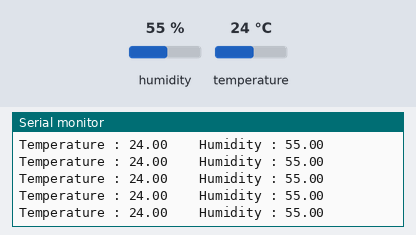
Bench run of a sketch on a simulated ESP32. Shown: the last lines printed to the serial monitor. Inputs (shaded band) come from the test bench; at power-on: humidity 55 %, temperature 24 °C. WiFi joins after 1.5 s; servers stay silent unless stated.

Above: at 3.0 s.
3.1 s: humidity set to 22 %
At 4.01 s:
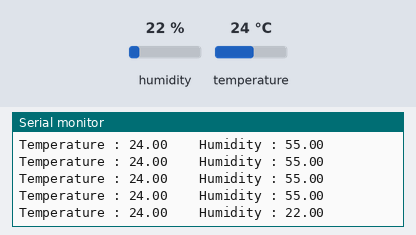
4.6 s: temperature set to 12 °C
At 4.61 s:
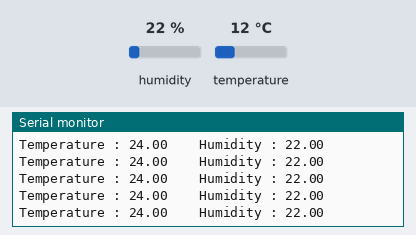
6.1 s: humidity set to 40 %
At 6.11 s:
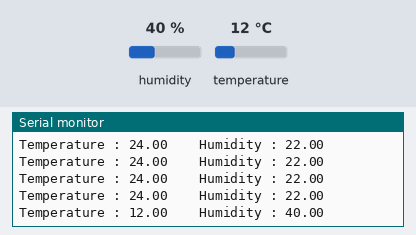
Timing chart, 0 to 9.1 s (numbered marks = the images above; inputs shaded):
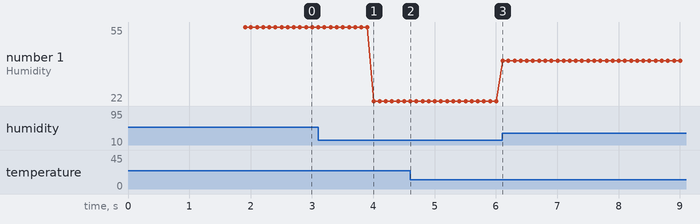

Measured:
- after the input at 3.1 s, the serial monitor: prints a new line after 0.91 s (image 1)
- after the input at 6.1 s, the serial monitor: prints a new line at once (image 3)
- plotted number 1: 55 → 22 after the input at 3.1 s, 22 → 40 after the input at 6.1 s

The sketch:

blynk_dht22.ino
```cpp
#define BLYNK_PRINT Serial // Blynk kütüphanesi debug (hata ayıklama) çıktılarının Serial monitörde görüntülenmesi için tanımlama

#define BLYNK_TEMPLATE_ID "" // Blynk şablon kimliği
#define BLYNK_TEMPLATE_NAME "Sıcaklık ve Nem Sensör" // Blynk şablon adı
#define BLYNK_AUTH_TOKEN "" // Blynk kimlik doğrulama anahtarı

#include <WiFi.h> // WiFi kütüphanesini ekler
#include <BlynkSimpleEsp32.h> // ESP32 için Blynk kütüphanesini ekler
#include <DHT.h> // DHT sensör kütüphanesini ekler

char auth[] = BLYNK_AUTH_TOKEN; // Blynk kimlik doğrulama anahtarını değişkene atar

char ssid[] = "";  // WiFi adı
char pass[] = "";  // WiFi şifresi

BlynkTimer timer; // Blynk zamanlayıcısı oluşturur

#define DHTPIN 5 // DHT sensörünün veri pini, NODE MCU'da D2 pinine bağlı
#define DHTTYPE DHT22 // DHT sensör tipi DHT22 olarak tanımlanır
DHT dht(DHTPIN, DHTTYPE); // DHT sensör nesnesi oluşturulur

// Sensör verilerini okuyan ve Blynk sunucusuna gönderen fonksiyon
void sendSensor()
{
  float h = dht.readHumidity(); // Nem değerini okur
  float t = dht.readTemperature(); // Sıcaklık değerini okur (Fahrenheit için dht.readTemperature(true) kullanılır)

  if (isnan(h) || isnan(t)) { // Eğer okuma başarısız olursa
    Serial.println("Failed to read from DHT sensor!"); // Hata mesajı yazdırılır
    return; // Fonksiyon sonlandırılır
  }

  // Değerleri Blynk sanal pinlerine gönderir
  Blynk.virtualWrite(V0, t); // Sıcaklık değeri V0 pinine yazılır
  Blynk.virtualWrite(V1, h); // Nem değeri V1 pinine yazılır

  // Seri monitöre sıcaklık ve nem değerleri yazdırılır
  Serial.print("Temperature : ");
  Serial.print(t);
  Serial.print("    Humidity : ");
  Serial.println(h);
}

void setup()
{
  Serial.begin(115200); // Seri iletişimi başlatır

  Blynk.begin(auth, ssid, pass); // Blynk bağlantısını başlatır
  dht.begin(); // DHT sensörünü başlatır
  timer.setInterval(100L, sendSensor); // Her 100ms'de bir sendSensor fonksiyonunu çağırır
}

void loop()
{
  Blynk.run(); // Blynk işlemlerini çalıştırır
  timer.run(); // Zamanlayıcı işlemlerini çalıştırır
}
```
